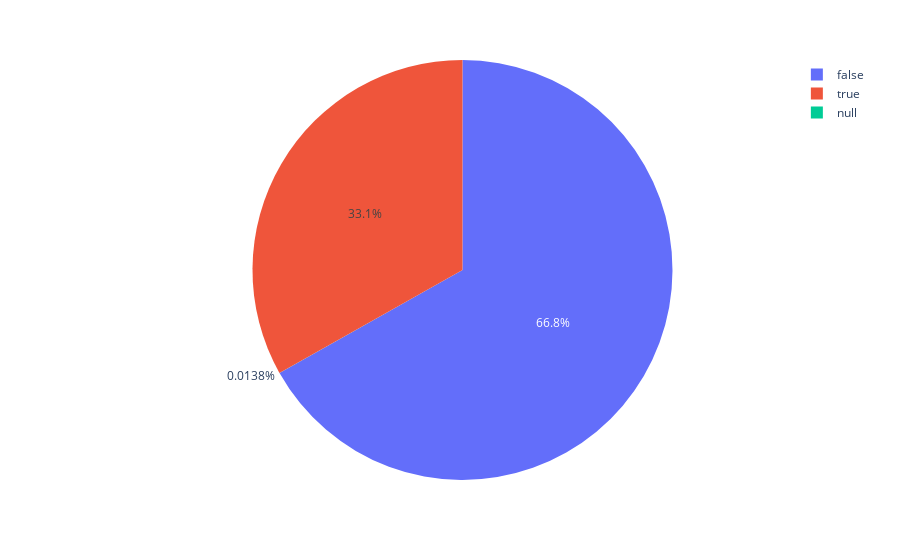

The notebook cell this image was saved under:
### Code cell
fig = px.pie(df, names='ISCHURNED')
fig.show()

### Figure 1 — Plotly figure (JSON) as saved in the notebook; plotly's stock layout.template omitted (floating-point values rounded to 4 significant figures; data arrays with more than 128 entries replaced by an {"elided": "..."} marker saying what was removed)
{"data": [{"domain": {"x": [0, 1], "y": [0, 1]}, "hovertemplate": "ISCHURNED=%{label}<extra></extra>", "labels": {"elided": "7258 bool values"}, "legendgroup": "", "name": "", "showlegend": true, "type": "pie"}], "layout": {"legend": {"tracegroupgap": 0}, "margin": {"t": 60}}}
